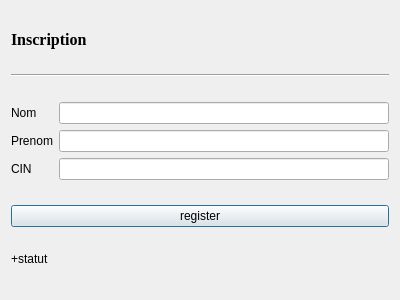
<?xml version="1.0" encoding="UTF-8"?>
<ui version="4.0">
 <class>regprof</class>
 <widget class="QDialog" name="regprof">
  <property name="geometry">
   <rect>
    <x>0</x>
    <y>0</y>
    <width>400</width>
    <height>300</height>
   </rect>
  </property>
  <property name="windowTitle">
   <string>Dialog</string>
  </property>
  <property name="windowIcon">
   <iconset resource="resource.qrc">
    <normaloff>:/img_file/register.png</normaloff>:/img_file/register.png</iconset>
  </property>
  <layout class="QGridLayout" name="gridLayout">
   <item row="3" column="0" colspan="2">
    <widget class="QPushButton" name="regprof_2">
     <property name="cursor">
      <cursorShape>PointingHandCursor</cursorShape>
     </property>
     <property name="text">
      <string>register</string>
     </property>
    </widget>
   </item>
   <item row="4" column="0">
    <widget class="QLabel" name="lab">
     <property name="sizePolicy">
      <sizepolicy hsizetype="Preferred" vsizetype="Fixed">
       <horstretch>0</horstretch>
       <verstretch>0</verstretch>
      </sizepolicy>
     </property>
     <property name="text">
      <string>+statut</string>
     </property>
    </widget>
   </item>
   <item row="2" column="0" colspan="2">
    <layout class="QGridLayout" name="gridLayout_2">
     <item row="1" column="0" colspan="2">
      <widget class="QLabel" name="label_14">
       <property name="text">
        <string>Prenom</string>
       </property>
      </widget>
     </item>
     <item row="2" column="0" colspan="2">
      <widget class="QLabel" name="label_9">
       <property name="text">
        <string>CIN</string>
       </property>
      </widget>
     </item>
     <item row="1" column="2">
      <widget class="QLineEdit" name="lineEdit_2prenom"/>
     </item>
     <item row="2" column="2">
      <widget class="QLineEdit" name="lineEdit_4cin"/>
     </item>
     <item row="0" column="2">
      <widget class="QLineEdit" name="lineEdit_1nom"/>
     </item>
     <item row="0" column="0" colspan="2">
      <widget class="QLabel" name="label_12">
       <property name="text">
        <string>Nom</string>
       </property>
      </widget>
     </item>
    </layout>
   </item>
   <item row="0" column="0" colspan="2">
    <widget class="QLabel" name="label">
     <property name="sizePolicy">
      <sizepolicy hsizetype="Preferred" vsizetype="Fixed">
       <horstretch>0</horstretch>
       <verstretch>0</verstretch>
      </sizepolicy>
     </property>
     <property name="font">
      <font>
       <family>Times New Roman</family>
       <pointsize>12</pointsize>
       <bold>true</bold>
      </font>
     </property>
     <property name="text">
      <string>Inscription</string>
     </property>
    </widget>
   </item>
   <item row="1" column="0" colspan="2">
    <widget class="Line" name="line">
     <property name="orientation">
      <enum>Qt::Horizontal</enum>
     </property>
    </widget>
   </item>
  </layout>
 </widget>
 <resources>
  <include location="resource.qrc"/>
 </resources>
 <connections/>
</ui>
